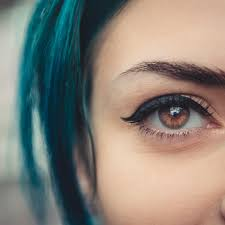
#> input picture images/eye.jpeg, 225 x 225 px
$ python 22.eyeDetectPic.py
#> lines starting #> are read from the running program, lines starting #| are printed output that depends on the picture
#eye detection
import cv2

img = cv2.imread("images/eye.jpeg")
#> img is the input picture: shape (225, 225, 3); mean B, G, R 121.1, 130.1, 134.8
img = cv2.resize(img,(500,500))
#> img: shape (500, 500, 3)
#read file classcification
eye_cascade = cv2.CascadeClassifier("detect/haarcascade_eye_tree_eyeglasses.xml")

#change gray picture
gray_img =cv2.cvtColor(img,cv2.COLOR_BGR2GRAY)
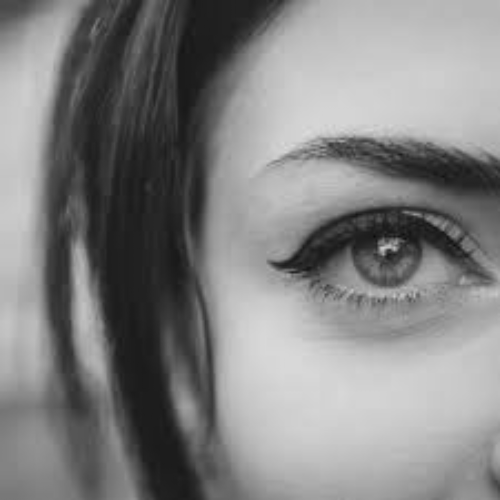
#> gray_img: shape (500, 500); min 10, max 219, mean 130.4

#detect eye
scaleFactor = 1.2
minNeighbors = 4
eye_detect = eye_cascade.detectMultiScale(gray_img,scaleFactor,minNeighbors)
#> eye_detect = [[281, 161, 190, 190]]

# show eye position
for (x,y,w,h) in eye_detect:
  cv2.rectangle(img,(x,y),(x+w,y+h),(0,255,0),5)
#> this loop made 1 pass
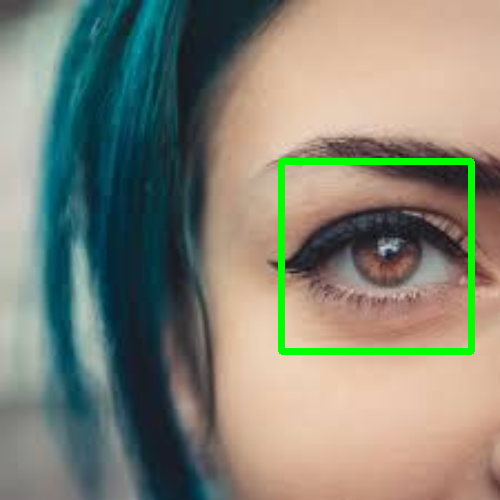
#> img: shape (500, 500, 3); mean B, G, R 118.5, 132.5, 131.1


cv2.imshow("Original",img)
# cv2.imshow("Result",gray_img)
cv2.waitKey(0)
cv2.destroyAllWindows()
